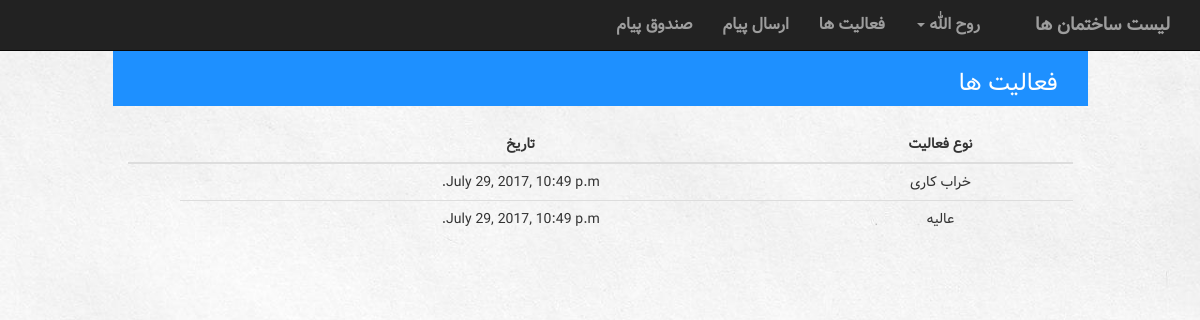
Before: /building/activities/ (signed in) with the older database file.
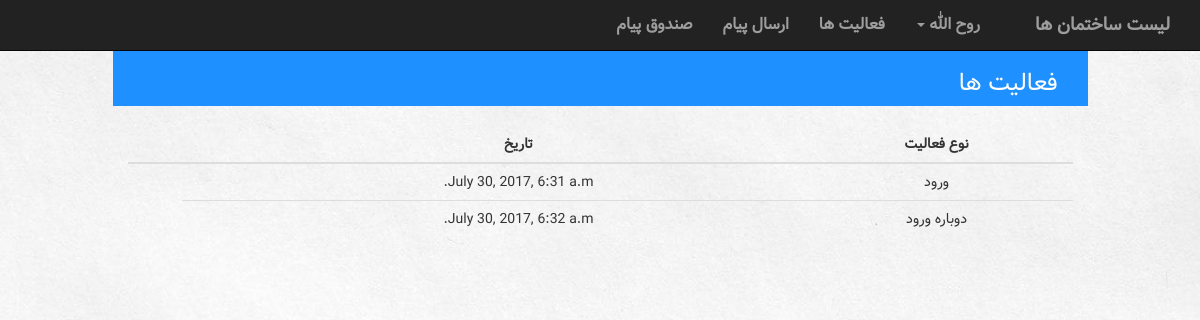
After: the same page with the newer database file.
### building/models.py (models this page shows)
class Activity(models.Model):
    account = models.ForeignKey(Account, on_delete=models.CASCADE)
    date = models.DateTimeField(auto_now_add=True)
    type = models.CharField(max_length=100)

### building/views.py (the view)
def activities(request):
    context = {'all_activities': Activity.objects.filter(account=Account.objects.get(user=request.user)),
               'Listname': 'فعالیت ها',
               'title1': 'نوع فعالیت',
               'title2': 'تاریخ',
               }
    return render(request, 'building/activities.html', context)

### building/templates/building/activities.html (shortened to what this page needs)
{% extends 'building/UserNavBar.html' %}
{% block body %}
 <div class="col-sm-12">
        <div class="listContainer col-sm-10 col-lg-offset-1">
            <div class="listTitle pull-right col-sm-12">
                <h3> {{ Listname }} </h3>
            </div>
        </div>
        <div class="col-sm-10 col-lg-offset-1">
            <br>
            <table class="table table-hover">
                <thead>
                    <tr>
                        <th>{{ title1 }}</th>
                        <th>{{ title2 }}</th>
                        <th></th>
                        <th></th>
                    </tr>
                </thead>
                <tbody>
                {% for activity in all_activities %}
                    <tr>
                        <td>{{  activity.type}}</td>
                        <td>{{ activity.date }}</td>
                        <td></td>
                    </tr>
                {% endfor %}
                </tbody>
            </table>
        </div>
    </div>
{% endblock %}

Changed rows visible on the page:
removed Activity: type "خراب کاری", date "July 29, 2017, 10:49 p.m."
no longer on this page (row edited): Activity: type "عالیه", date "July 29, 2017, 10:49 p.m."
added Activity: type "ورود", date "July 30, 2017, 6:31 a.m."
added Activity: type "دوباره ورود", date "July 30, 2017, 6:32 a.m."
